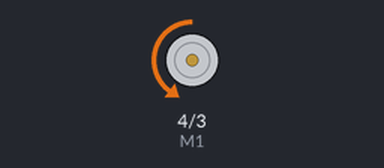
This sketch was run on a simulated Arduino Uno, built with avr-gcc and run on an emulated ATmega328P. Shown: direction and speed pins drawn as motors (green arrow = direction pin HIGH = forward, orange = LOW = backward, longer = more drive).

Above: at 1.0 s.
At 3.0 s:
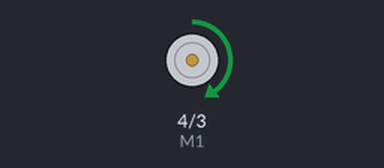
Timing chart, 0 to 5.2 s (numbered marks = the images above):
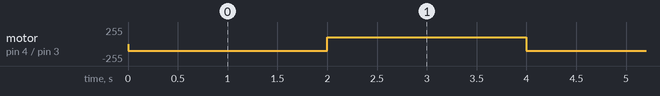

Measured:
- by itself, motor on pin 4 (M1) / pin 3 (E1): alternates forward 100/255 for 2.0 s and backward 100/255 for 2.0 s

The sketch:

Motorshield.ino
```cpp
/*
  Dieser Sketch steuert einen DC-Motor über das Quad DC Motor Driver Shield for Arduino.
  Der Motor wird vorwärts und rückwärts mit einer Geschwindigkeit von 100 (PWM-Wert) bewegt.
  Es wird alle 2 Sekunden zwischen vorwärts und rückwärts gewechselt.

  Verkabelung:
  - Motoranschlüsse: Schließe den Motor an die entsprechenden Pins des Motor Shields an (M1).
  - Motor Shield Pins:
    - E1 (Pin 3): Steuert die Geschwindigkeit des Motors (über PWM).
    - M1 (Pin 4): Steuert die Drehrichtung des Motors (vorwärts oder rückwärts).

  - Das Motorshield muss mit einer externen Stromquelle für den Motor versorgt werden, während der Arduino selbst über USB oder ein separates Netzteil mit Strom versorgt wird.
*/
const int E1 = 3;  // Motor1 Speed
const int M1 = 4;  // Motor1 Direction

// die restlichen Definitionen für die anderen Motoranschlüsse M2, M3, M4
//const int E2 = 11; // Motor2 Speed
//const int M2 = 12; // Motor2 Direction
//const int E3 = 5;  // Motor3 Speed
//const int M3 = 8;  // Motor3 Direction
//const int E4 = 6;  // Motor4 Speed
//const int M4 = 7;  // Motor4 Direction

void M1_advance(char Speed)  ///<Motor1 Advance
{
  digitalWrite(M1, LOW);  // Setzt die Drehrichtung auf vorwärts
  analogWrite(E1, Speed); // Setzt die Geschwindigkeit des Motors (0-255)
}

void M1_back(char Speed)  ///<Motor1 Back off
{
  digitalWrite(M1, HIGH); // Setzt die Drehrichtung auf rückwärts
  analogWrite(E1, Speed); // Setzt die Geschwindigkeit des Motors (0-255)
}

void setup() {
  pinMode(E1, OUTPUT); // Setzt den E1 Pin als Ausgang (PWM Pin für Geschwindigkeit)
  pinMode(M1, OUTPUT); // Setzt den M1 Pin als Ausgang (Steuerung der Richtung)
}

void loop() {
  M1_advance(100);  // Motor vorwärts mit 100 (PWM)
  delay(2000);      // Warten für 2 Sekunden
  M1_back(100);     // Motor rückwärts mit 100 (PWM)
  delay(2000);      // Warten für 2 Sekunden
}
```
